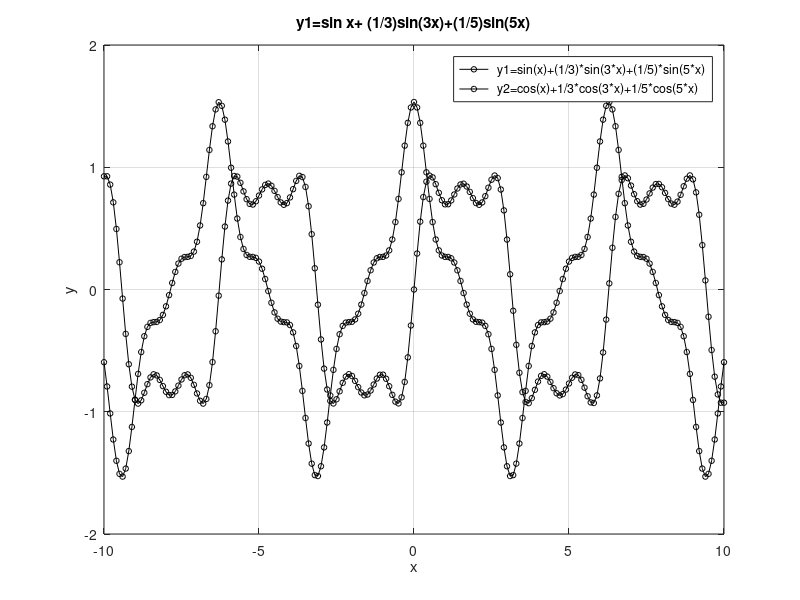
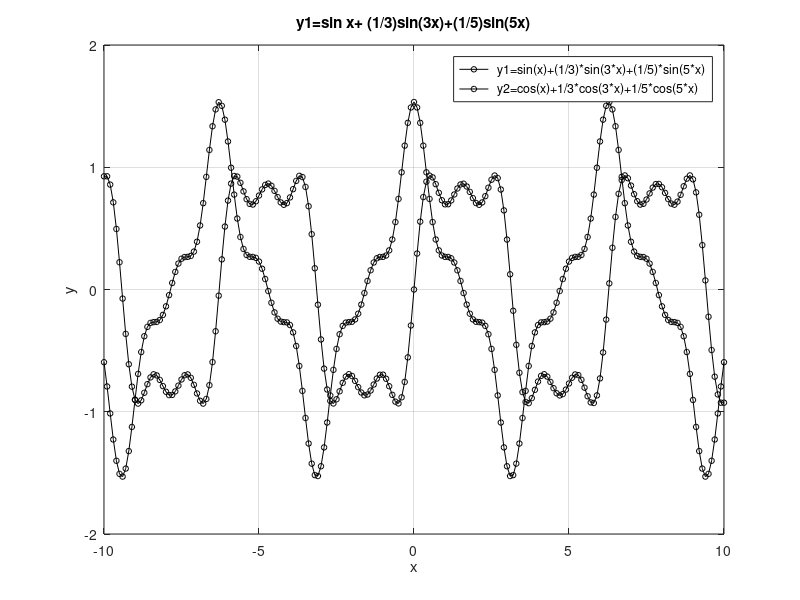

Reproduce these figures in MATLAB, in order.
% Формирование массива x:
x=-10:0.1:10;
% Формирование массива y.
y1=sin(x)+1/3*sin(3*x)+1/5*sin(5*x);
y2=cos(x)+1/3*cos(3*x)+1/5*cos(5*x);
% Построение графика функции:
plot(x,y1, "-ok; y1=sin(x)+(1/3)*sin(3*x)+(1/5)*sin(5*x);","markersize",4, x, y2,  "-ok; y2=cos(x)+1/3*cos(3*x)+1/5*cos(5*x);","markersize",4 )
% Отображение сетки на графике
grid on;
% Подпись оси X:
xlabel('x');
% Подпись оси Y:
ylabel('y');
% Название графика:
title('y1=sin x+ (1/3)sin(3x)+(1/5)sin(5x)');
% Экспорт рисунка в файл .eps:
print ("plot-sin.eps", "-mono", "-FArial:16", "-deps")
% Экспорт рисунка в файл .png:
print("plot-sin.png");